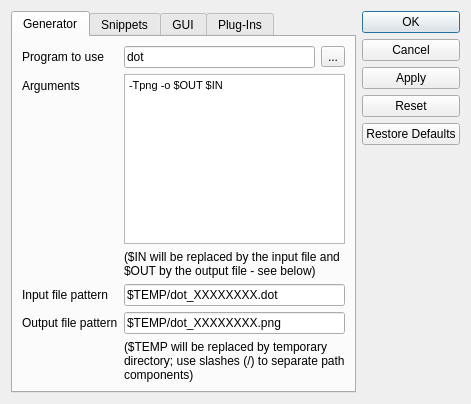
<?xml version="1.0" encoding="UTF-8"?>
<ui version="4.0">
 <class>Settings</class>
 <widget class="QDialog" name="Settings">
  <property name="geometry">
   <rect>
    <x>0</x>
    <y>0</y>
    <width>471</width>
    <height>404</height>
   </rect>
  </property>
  <property name="windowTitle">
   <string>dot-editor - Settings</string>
  </property>
  <layout class="QHBoxLayout" name="horizontalLayout_2">
   <item>
    <widget class="QTabWidget" name="tabWidget">
     <property name="currentIndex">
      <number>0</number>
     </property>
     <widget class="QWidget" name="tab">
      <attribute name="title">
       <string>Generator</string>
      </attribute>
      <layout class="QFormLayout" name="formLayout">
       <item row="0" column="0">
        <widget class="QLabel" name="label">
         <property name="text">
          <string>Program to use</string>
         </property>
        </widget>
       </item>
       <item row="0" column="1">
        <layout class="QHBoxLayout" name="horizontalLayout">
         <item>
          <widget class="QLineEdit" name="le_prog">
           <property name="text">
            <string>dot</string>
           </property>
          </widget>
         </item>
         <item>
          <widget class="QToolButton" name="b_prog">
           <property name="text">
            <string>...</string>
           </property>
          </widget>
         </item>
        </layout>
       </item>
       <item row="1" column="0">
        <widget class="QLabel" name="label_2">
         <property name="text">
          <string>Arguments</string>
         </property>
        </widget>
       </item>
       <item row="1" column="1">
        <widget class="QTextEdit" name="te_args">
         <property name="html">
          <string>&lt;!DOCTYPE HTML PUBLIC &quot;-//W3C//DTD HTML 4.0//EN&quot; &quot;http://www.w3.org/TR/REC-html40/strict.dtd&quot;&gt;
&lt;html&gt;&lt;head&gt;&lt;meta name=&quot;qrichtext&quot; content=&quot;1&quot; /&gt;&lt;style type=&quot;text/css&quot;&gt;
p, li { white-space: pre-wrap; }
&lt;/style&gt;&lt;/head&gt;&lt;body style=&quot; font-family:'MS Shell Dlg 2'; font-size:8pt; font-weight:400; font-style:normal;&quot;&gt;
&lt;p style=&quot; margin-top:0px; margin-bottom:0px; margin-left:0px; margin-right:0px; -qt-block-indent:0; text-indent:0px;&quot;&gt;-Tpng -o $OUT $IN&lt;/p&gt;&lt;/body&gt;&lt;/html&gt;</string>
         </property>
        </widget>
       </item>
       <item row="2" column="1">
        <widget class="QLabel" name="label_3">
         <property name="text">
          <string>($IN will be replaced by the input file and $OUT by the output file - see below)</string>
         </property>
         <property name="wordWrap">
          <bool>true</bool>
         </property>
        </widget>
       </item>
       <item row="3" column="0">
        <widget class="QLabel" name="label_5">
         <property name="text">
          <string>Input file pattern</string>
         </property>
        </widget>
       </item>
       <item row="3" column="1">
        <widget class="QLineEdit" name="le_inp_file">
         <property name="text">
          <string>$TEMP/dot_XXXXXXXX.dot</string>
         </property>
        </widget>
       </item>
       <item row="4" column="0">
        <widget class="QLabel" name="label_6">
         <property name="text">
          <string>Output file pattern</string>
         </property>
        </widget>
       </item>
       <item row="4" column="1">
        <widget class="QLineEdit" name="le_out_file">
         <property name="text">
          <string>$TEMP/dot_XXXXXXXX.png</string>
         </property>
        </widget>
       </item>
       <item row="5" column="1">
        <widget class="QLabel" name="label_4">
         <property name="text">
          <string>($TEMP will be replaced by temporary directory; use slashes (/) to separate path components)</string>
         </property>
         <property name="wordWrap">
          <bool>true</bool>
         </property>
        </widget>
       </item>
      </layout>
     </widget>
     <widget class="QWidget" name="tab_2">
      <attribute name="title">
       <string>Snippets</string>
      </attribute>
      <layout class="QVBoxLayout" name="verticalLayout">
       <item>
        <widget class="QLabel" name="label_7">
         <property name="text">
          <string>Use indent (tabs or spaces) to show father-son relation. The snippets are shown in tree after the dialog is confirmed or settings applied.</string>
         </property>
         <property name="wordWrap">
          <bool>true</bool>
         </property>
        </widget>
       </item>
       <item>
        <widget class="QPlainTextEdit" name="tx_snipp">
         <property name="lineWrapMode">
          <enum>QPlainTextEdit::NoWrap</enum>
         </property>
        </widget>
       </item>
       <item>
        <layout class="QHBoxLayout" name="horizontalLayout_3">
         <item>
          <widget class="QLabel" name="labelSnip">
           <property name="text">
            <string>Snippets database:</string>
           </property>
          </widget>
         </item>
         <item>
          <widget class="QLineEdit" name="le_snip_file"/>
         </item>
         <item>
          <widget class="QToolButton" name="b_snip_db">
           <property name="text">
            <string>...</string>
           </property>
          </widget>
         </item>
        </layout>
       </item>
      </layout>
     </widget>
     <widget class="QWidget" name="tab_3">
      <attribute name="title">
       <string>GUI</string>
      </attribute>
      <layout class="QFormLayout" name="formLayout_2">
       <property name="fieldGrowthPolicy">
        <enum>QFormLayout::AllNonFixedFieldsGrow</enum>
       </property>
       <item row="0" column="0">
        <widget class="QLabel" name="label_8">
         <property name="text">
          <string>Tab width (pixels):</string>
         </property>
        </widget>
       </item>
       <item row="0" column="1">
        <widget class="QSpinBox" name="sp_tab_size">
         <property name="minimum">
          <number>10</number>
         </property>
         <property name="maximum">
          <number>200</number>
         </property>
         <property name="singleStep">
          <number>4</number>
         </property>
         <property name="value">
          <number>40</number>
         </property>
        </widget>
       </item>
       <item row="1" column="0">
        <widget class="QLabel" name="label_9">
         <property name="text">
          <string>Syntax highliting</string>
         </property>
        </widget>
       </item>
       <item row="1" column="1">
        <widget class="QCheckBox" name="ck_syntax_h">
         <property name="text">
          <string/>
         </property>
        </widget>
       </item>
       <item row="2" column="0">
        <widget class="QLabel" name="label_19">
         <property name="text">
          <string>Text size in editor:</string>
         </property>
        </widget>
       </item>
       <item row="2" column="1">
        <widget class="QSpinBox" name="sp_text_size">
         <property name="minimum">
          <number>6</number>
         </property>
         <property name="maximum">
          <number>200</number>
         </property>
         <property name="singleStep">
          <number>1</number>
         </property>
         <property name="value">
          <number>10</number>
         </property>
        </widget>
       </item>
       <item row="3" column="0">
        <widget class="QLabel" name="label_20">
         <property name="text">
          <string>Recent files to keep:</string>
         </property>
        </widget>
       </item>
       <item row="3" column="1">
        <widget class="QSpinBox" name="sp_recent_flen">
         <property name="minimum">
          <number>0</number>
         </property>
         <property name="maximum">
          <number>100</number>
         </property>
         <property name="singleStep">
          <number>1</number>
         </property>
         <property name="value">
          <number>10</number>
         </property>
        </widget>
       </item>
      </layout>
     </widget>
     <widget class="QWidget" name="tab_4">
      <attribute name="title">
       <string>Plug-Ins</string>
      </attribute>
      <layout class="QFormLayout" name="formLayout_3">
       <property name="fieldGrowthPolicy">
        <enum>QFormLayout::ExpandingFieldsGrow</enum>
       </property>
       <item row="0" column="0">
        <widget class="QLabel" name="label_10">
         <property name="text">
          <string>Available:</string>
         </property>
        </widget>
       </item>
       <item row="3" column="0">
        <widget class="QLabel" name="label_11">
         <property name="text">
          <string>Location:</string>
         </property>
        </widget>
       </item>
       <item row="3" column="1">
        <widget class="QLineEdit" name="le_plugin_loc">
         <property name="readOnly">
          <bool>true</bool>
         </property>
        </widget>
       </item>
       <item row="0" column="1">
        <widget class="QTreeWidget" name="plug_in_tree">
         <property name="editTriggers">
          <set>QAbstractItemView::NoEditTriggers</set>
         </property>
         <property name="dragEnabled">
          <bool>false</bool>
         </property>
         <property name="dragDropMode">
          <enum>QAbstractItemView::NoDragDrop</enum>
         </property>
         <property name="defaultDropAction">
          <enum>Qt::MoveAction</enum>
         </property>
         <property name="alternatingRowColors">
          <bool>false</bool>
         </property>
         <property name="rootIsDecorated">
          <bool>false</bool>
         </property>
         <property name="uniformRowHeights">
          <bool>true</bool>
         </property>
         <property name="sortingEnabled">
          <bool>true</bool>
         </property>
         <property name="animated">
          <bool>true</bool>
         </property>
         <property name="headerHidden">
          <bool>true</bool>
         </property>
         <attribute name="headerVisible">
          <bool>false</bool>
         </attribute>
         <attribute name="headerShowSortIndicator" stdset="0">
          <bool>true</bool>
         </attribute>
         <column>
          <property name="text">
           <string>Name</string>
          </property>
         </column>
         <column>
          <property name="text">
           <string>File path</string>
          </property>
         </column>
        </widget>
       </item>
       <item row="2" column="1">
        <widget class="QLabel" name="label_12">
         <property name="sizePolicy">
          <sizepolicy hsizetype="Expanding" vsizetype="Expanding">
           <horstretch>0</horstretch>
           <verstretch>0</verstretch>
          </sizepolicy>
         </property>
         <property name="text">
          <string>&lt;html&gt;&lt;head/&gt;&lt;body&gt;&lt;p&gt;Use the check marks to indicate which plug-in should be loaded.&lt;/p&gt;&lt;p&gt;Double-click an item to make it load at application start-up.&lt;/p&gt;&lt;/body&gt;&lt;/html&gt;</string>
         </property>
         <property name="textFormat">
          <enum>Qt::RichText</enum>
         </property>
         <property name="scaledContents">
          <bool>false</bool>
         </property>
         <property name="wordWrap">
          <bool>true</bool>
         </property>
         <property name="textInteractionFlags">
          <set>Qt::LinksAccessibleByMouse|Qt::TextSelectableByKeyboard|Qt::TextSelectableByMouse</set>
         </property>
        </widget>
       </item>
      </layout>
     </widget>
    </widget>
   </item>
   <item>
    <widget class="QDialogButtonBox" name="buttonBox">
     <property name="orientation">
      <enum>Qt::Vertical</enum>
     </property>
     <property name="standardButtons">
      <set>QDialogButtonBox::Apply|QDialogButtonBox::Cancel|QDialogButtonBox::Ok|QDialogButtonBox::Reset|QDialogButtonBox::RestoreDefaults</set>
     </property>
    </widget>
   </item>
  </layout>
 </widget>
 <resources/>
 <connections>
  <connection>
   <sender>buttonBox</sender>
   <signal>accepted()</signal>
   <receiver>Settings</receiver>
   <slot>accept()</slot>
   <hints>
    <hint type="sourcelabel">
     <x>248</x>
     <y>254</y>
    </hint>
    <hint type="destinationlabel">
     <x>157</x>
     <y>274</y>
    </hint>
   </hints>
  </connection>
  <connection>
   <sender>buttonBox</sender>
   <signal>rejected()</signal>
   <receiver>Settings</receiver>
   <slot>reject()</slot>
   <hints>
    <hint type="sourcelabel">
     <x>316</x>
     <y>260</y>
    </hint>
    <hint type="destinationlabel">
     <x>286</x>
     <y>274</y>
    </hint>
   </hints>
  </connection>
 </connections>
</ui>
